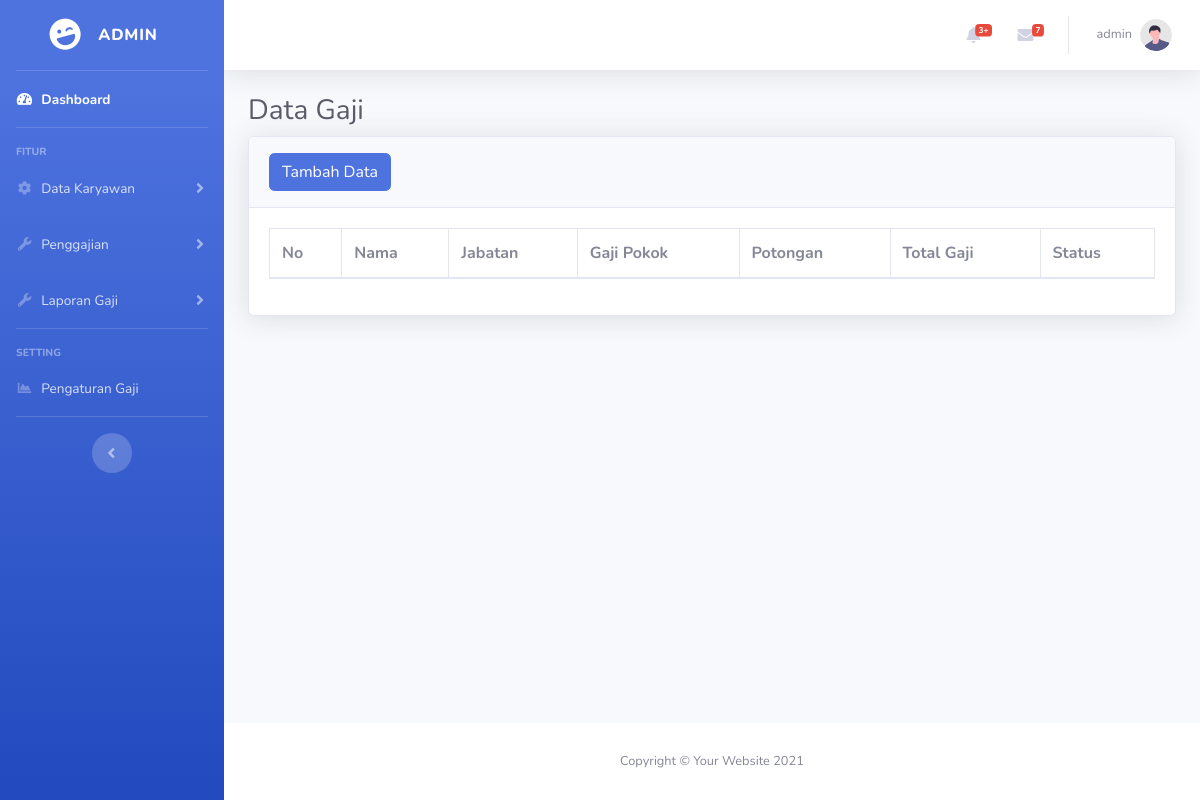
/admin/gaji.php (signed in), run on an earlier commit of the app's database.
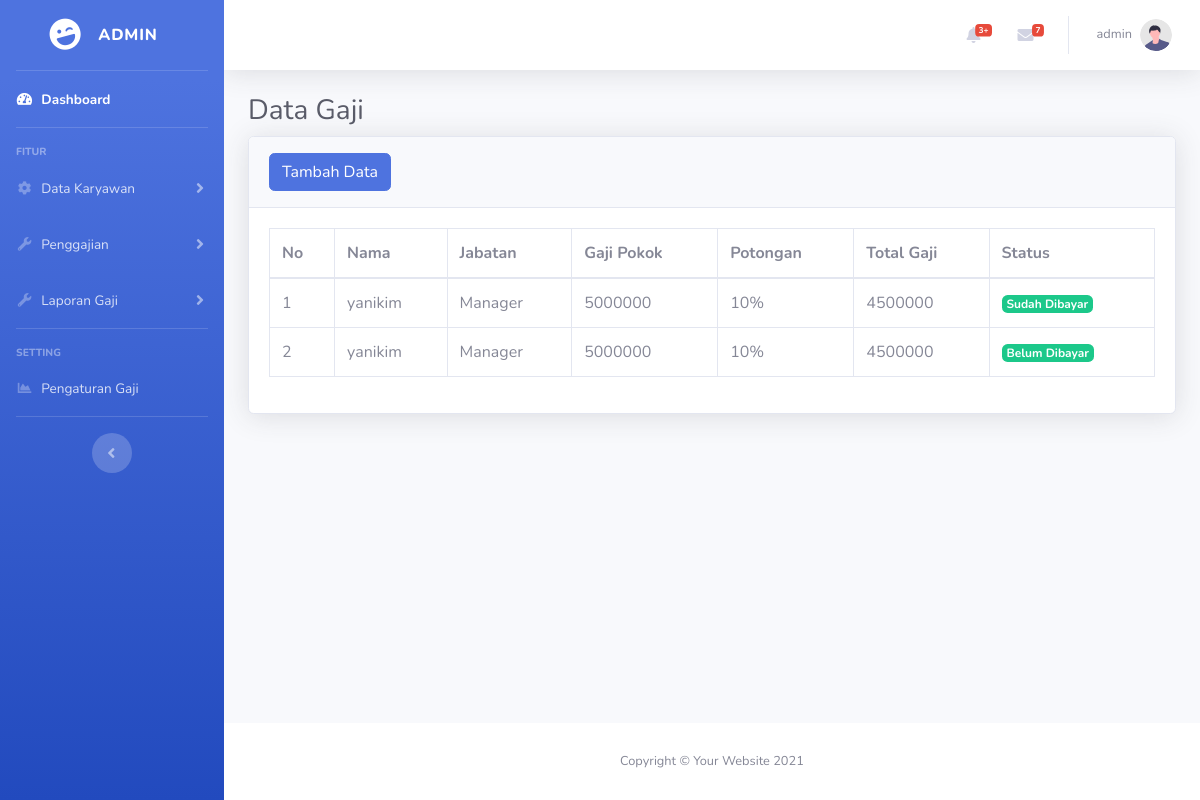
And on a later commit of the database.
### tables this page shows
CREATE TABLE `penggajian` (
  `id` int(11) NOT NULL,
  `id_karyawan` int(11) DEFAULT NULL,
  `jabatan` varchar(255) NOT NULL,
  `bulan_gaji` varchar(255) NOT NULL,
  `gaji_pokok` decimal(10,0) NOT NULL,
  `total_gaji` decimal(10,0) NOT NULL,
  `status` varchar(255) NOT NULL,
  `tanggal_pembayaran` date NOT NULL
);

CREATE TABLE `karyawan` (
  `id` int(11) NOT NULL,
  `nama` varchar(100) NOT NULL,
  `username` varchar(255) NOT NULL,
  `password` varchar(255) NOT NULL,
  `jabatan` varchar(100) NOT NULL,
  `departemen` varchar(100) DEFAULT NULL,
  `gaji_pokok` decimal(15,2) NOT NULL,
  `status` enum('aktif','non-aktif') DEFAULT 'aktif',
  `tanggal_bergabung` date DEFAULT NULL
);

### admin/gaji.php (the view, shortened to what the changed rows need)
<?php
    include '../koneksi.php';
?>
<!DOCTYPE html>
<html lang="en">
<head>
    <link href="../assets/vendor/fontawesome-free/css/all.min.css" rel="stylesheet" type="text/css">
    <link href="../assets/css/sb-admin-2.min.css" rel="stylesheet">
</head>
<body id="page-top">
    <div id="wrapper">
        <div id="content-wrapper" class="d-flex flex-column">
            <div id="content">
                <div class="container-fluid">
                <h1 class="h3 mb-2 text-gray-800">Data Gaji</h1>
                <div class="card shadow mb-4">
                    <div class="card-body">
                        <div class="table-responsive">
                            <table class="table table-bordered" id="dataTable" width="100%" cellspacing="0">
                                <thead>
                                    <tr>
                                        <th>No</th>
                                        <th>Nama</th>
                                        <th>Jabatan</th>
                                        <th>Gaji Pokok</th>
                                        <th>Potongan</th>
                                        <th>Total Gaji</th>
                                        <th>Status</th>
                                    </tr>
                                </thead>
                                <tbody>
                                <?php
                                    $no = 1;
                                    $tampil = mysqli_query($koneksi, "SELECT p.*, k.nama
                                    FROM penggajian p
                                    JOIN karyawan k ON p.id_karyawan = k.id");
                                    while($data = mysqli_fetch_array($tampil)):
                                ?>
                                    <tr>
                                        <td><?= $no++ ?></td>
                                        <td><?= $data['nama'] ?></td>
                                        <td><?= $data['jabatan'] ?></td>
                                        <td><?= $data['gaji_pokok'] ?></td>
                                        <td>10%</td>
                                        <td><?= $data['total_gaji'] ?></td>
                                        <td><span class="badge badge-success"><?= $data['status'] ?></span></td>
                                    </tr>
                                    <?php
                                        endwhile;
                                    ?>
                                </tbody>
                            </table>
                        </div>
                    </div>
                </div>
                </div>
            </div>
        </div>
    </div>
</body>
</html>

What changed in the data, as far as the page shows it:
added penggajian: id_karyawan.nama "yanikim", jabatan "Manager", gaji_pokok "5000000", total_gaji "4500000", status "Sudah Dibayar"
added penggajian: id_karyawan.nama "yanikim", jabatan "Manager", gaji_pokok "5000000", total_gaji "4500000", status "Belum Dibayar"
